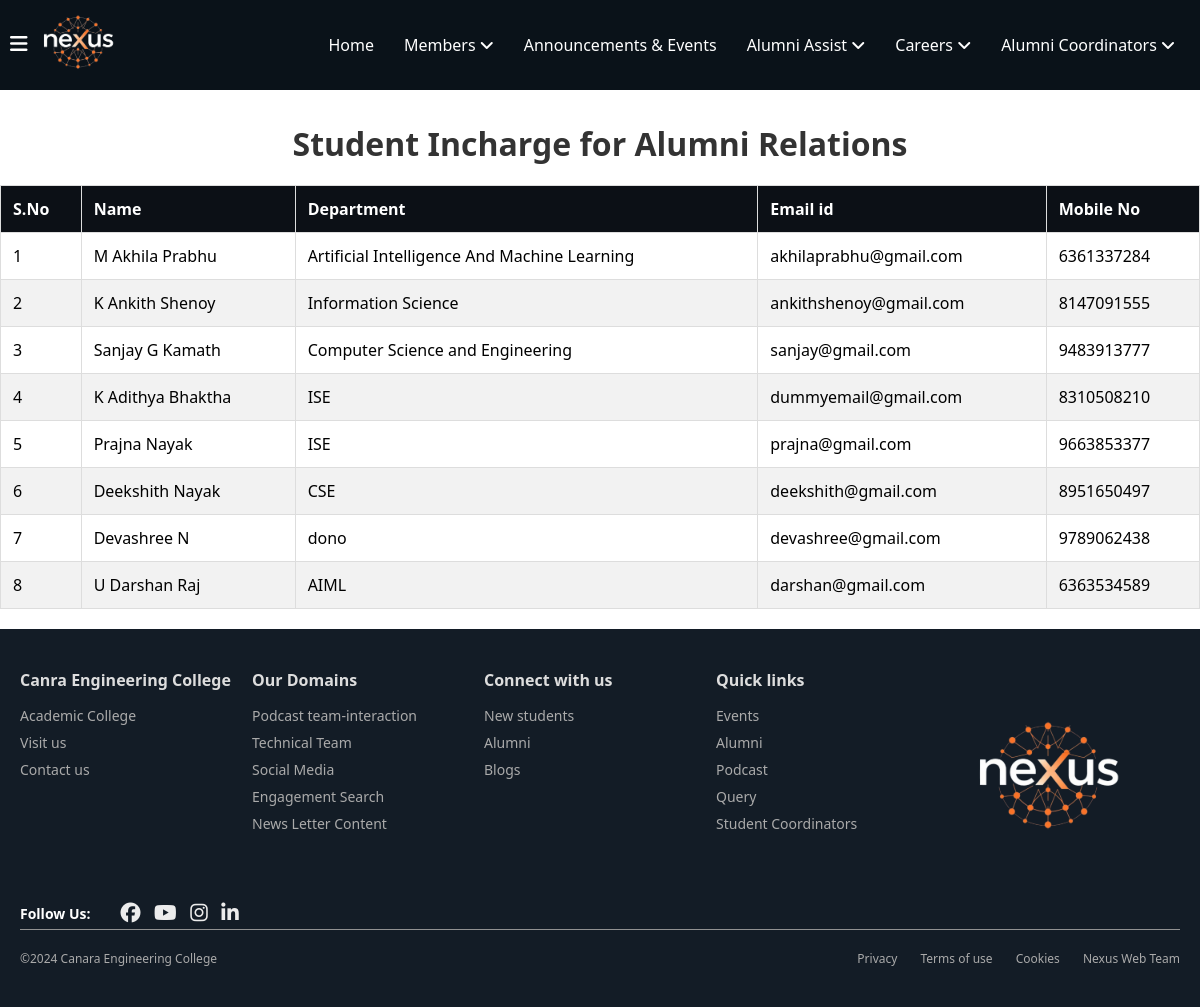
The app's page /coordinators/student-coordinators/ with its own data.
### coordinators/models.py (models this page shows, shortened)
class StudentCoordinator(models.Model):
    coordinator_id =models.AutoField(primary_key=True)
    name = models.CharField(max_length=100)  # Coordinator's name
    branch= models.CharField(max_length=100)  # Coordinator's branch (department)
    email = models.EmailField(unique=True)  # Coordinator's email address
    phone_number = models.CharField(max_length=15)  # Coordinator's phone number

### coordinators/views.py (the view)
# urls.py: path('student-coordinators/', StudentCoordinatorListView.as_view(), name='student-coordinator-list'),
class StudentCoordinatorListView(ListView):
    model = StudentCoordinator
    template_name = 'coordinators/student-coordinators.html'  # HTML template to render
    context_object_name = 'student_coordinators'  # Name of the object in the template

### coordinators/templates/coordinators/student-coordinators.html (shortened to what this page needs)
{% extends 'home/layout.html' %}
{% load static %}
{% block content %}
</head>
<body>
    <div class="container">
        <div class="faculty">
            <h1>Student Incharge for Alumni Relations</h1>
            <div class="table-responsive">
                <table>
                    <thead>
                        <tr>
                            <th>S.No</th>
                            <th>Name</th>
                            <th>Department</th>
                            <th>Email id</th>
                            <th>Mobile No</th>
                        </tr>
                    </thead>
                    <tbody>
                        {% for coordinator in student_coordinators %}
                        <tr>
                            <td>{{ coordinator.coordinator_id }}</td>
                            <td>{{ coordinator.name }}</td>
                            <td>{{ coordinator.branch }}</td>
                            <td>{{ coordinator.email }}</td>
                            <td>{{ coordinator.phone_number }}</td>
                        </tr>
                        {% endfor %}
                    </tbody>
                </table>
            </div>
        </div>
    </div>
</body>
</html>
{% endblock %}

### home/static/home/navbar.css (style rules this page uses)
* { margin: 0; padding: 0; box-sizing: border-box; font-family: 'Segoe UI', Tahoma, Geneva, Verdana, sans-serif; }

### coordinators/templates/coordinators/student-coordinators.html (style rules this page uses)
h1 { margin-top: 2rem; text-align: center; color: #333; }
.table-responsive { margin: 20px 0; overflow-x: auto; }
table { width: 100%; max-width: 1300px; margin: 0 auto; border-collapse: collapse; box-shadow: 0 2px 3px rgba(0,0,0,0.1); border: 1px solid #ddd; }
th, td { padding: 12px; text-align: left; border: 1px solid #ddd; }
th { background-color: #0c1016; color: rgb(255, 255, 255); }
tr:nth-child(even) { background-color: #f2f2f2; }

### records on screen
StudentCoordinator: coordinator_id "1", name "M Akhila Prabhu", branch "Artificial Intelligence And Machine Learning", email "akhilaprabhu@gmail.com", phone_number "6361337284"
StudentCoordinator: coordinator_id "2", name "K Ankith Shenoy", branch "Information Science", email "ankithshenoy@gmail.com", phone_number "8147091555"
StudentCoordinator: coordinator_id "3", name "Sanjay G Kamath", branch "Computer Science and Engineering", email "sanjay@gmail.com", phone_number "9483913777"
StudentCoordinator: coordinator_id "4", name "K Adithya Bhaktha", branch "ISE", email "dummyemail@gmail.com", phone_number "8310508210"
StudentCoordinator: coordinator_id "5", name "Prajna Nayak", branch "ISE", email "prajna@gmail.com", phone_number "9663853377"
StudentCoordinator: coordinator_id "6", name "Deekshith Nayak", branch "CSE", email "deekshith@gmail.com", phone_number "8951650497"
StudentCoordinator: coordinator_id "7", name "Devashree N", branch "dono", email "devashree@gmail.com", phone_number "9789062438"
StudentCoordinator: coordinator_id "8", name "U Darshan Raj", branch "AIML", email "darshan@gmail.com", phone_number "6363534589"
